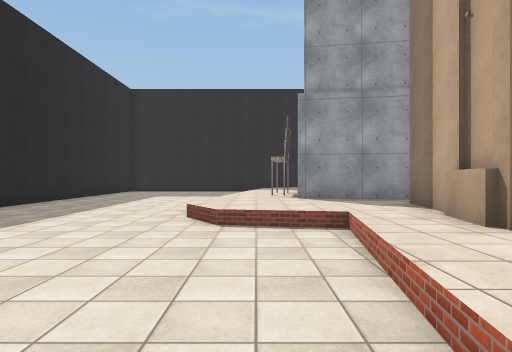
[1] (above)

19 first-person views from a walk through a Unity game level. The camera is 1.5 m above the floor, looks level and sees 75° across. The floor is counted in squares, 2 m on a side. Each view is taken from the middle of a square. On the plan, view 1 faces up. The plan holds only what a view shows up to about 11 squares ahead; the rest is blank. The place goes on beyond the plan. The player character is not drawn. Some animated figures are not drawn. Surface patterns are stand-ins for the level's own textures.

[2]
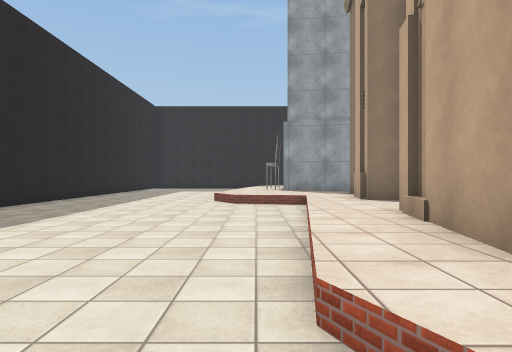

[3]
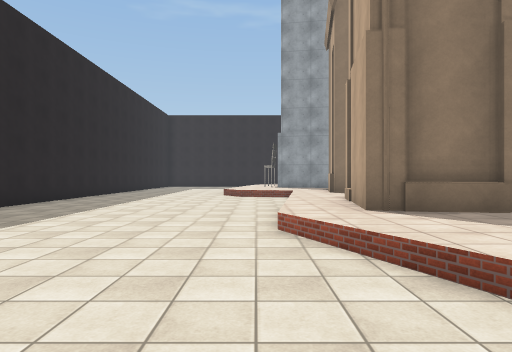

[4]
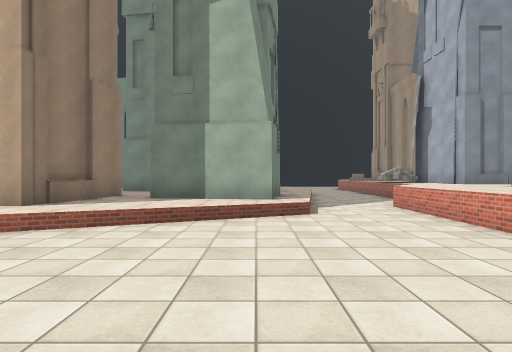

[5]
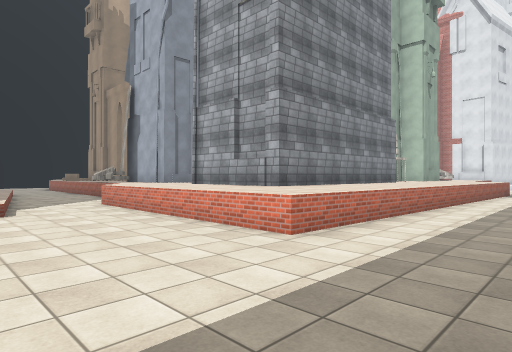

[6]
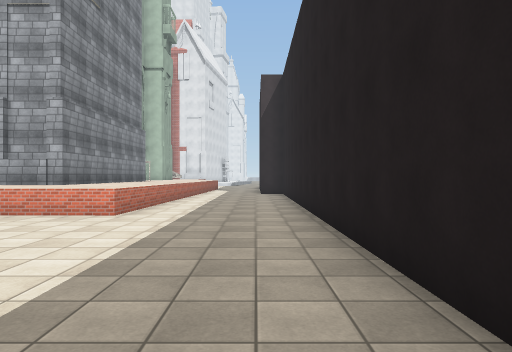

[7]
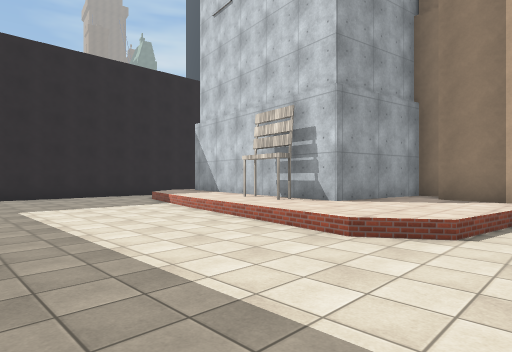

[8]
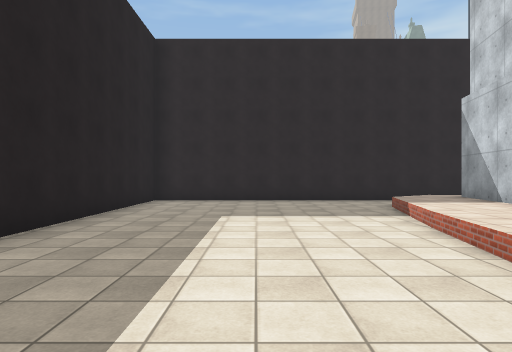

[9]
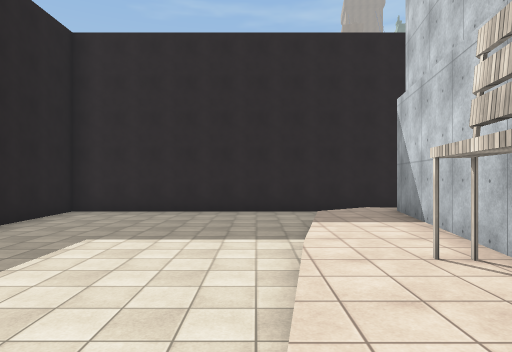

[10]
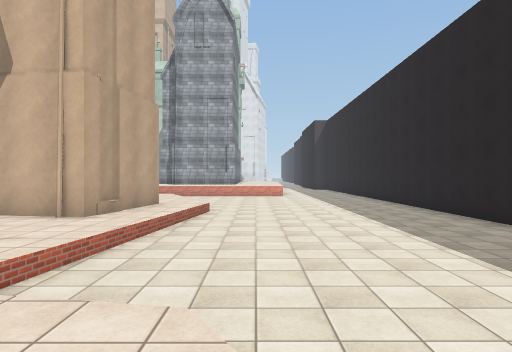

[11]
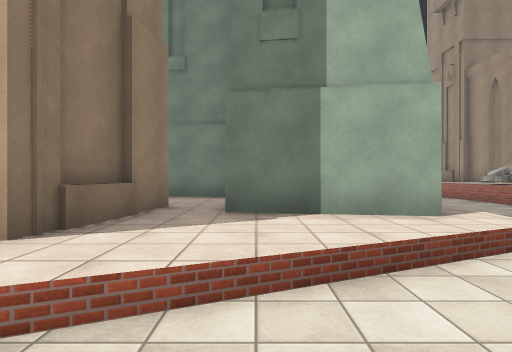

[12]
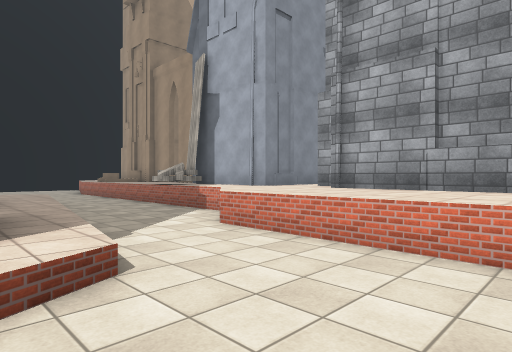

[13]
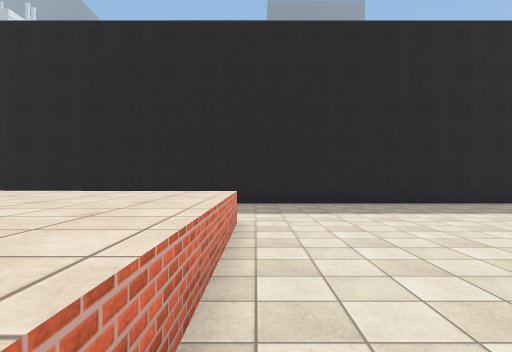

[14]
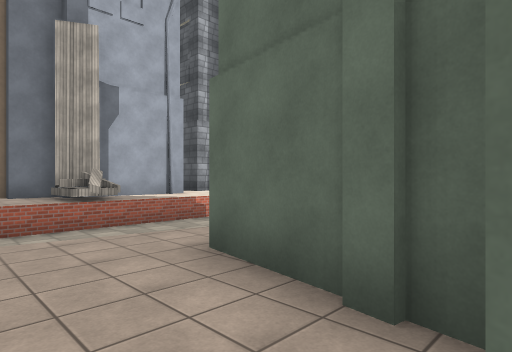

[15]
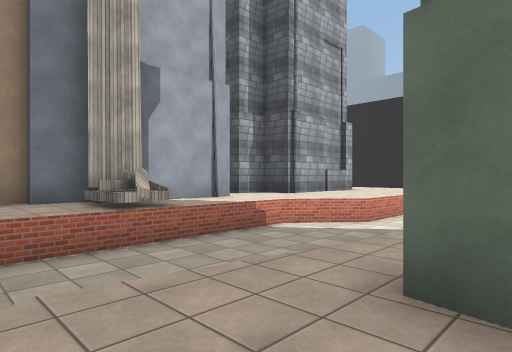

[16]
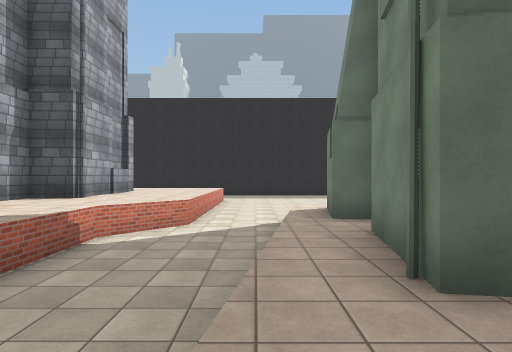

[17]
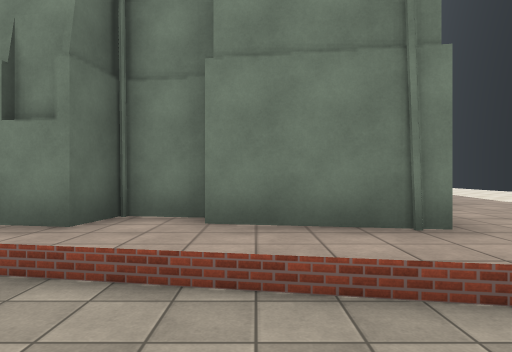

[18]
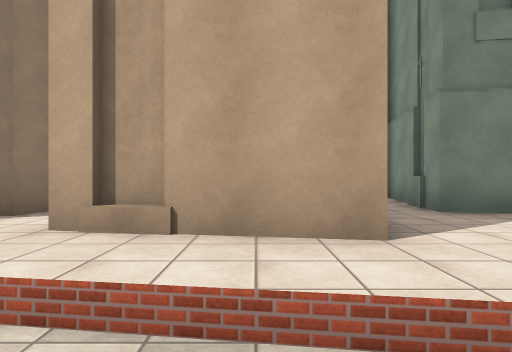

[19]
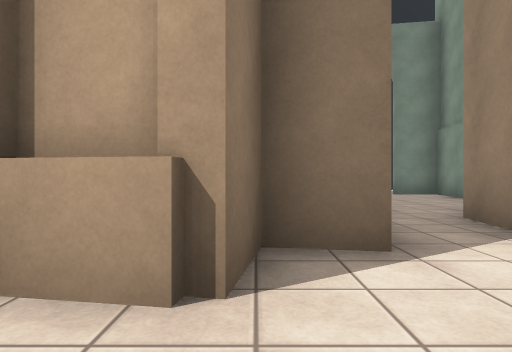

### Floor plan
Key: @ floor where view 1 was taken; # wall or solid block; . main floor; : floor 0.5 m higher than the main floor; + floor 1 m higher than the main floor; / step, stairs or slope; = window, fence, low wall or low ledge; B building; P plank.
Columns run from 6 left of view 1 to 11 right of it. Each row starts with its distance up from view 1.
 17 ##########
 16 #.......
 15 #......./
 14 #......:#
 13 #...../:#
 12 #...../:#
 11 #.....::#
 10 #.....:##
  9 #..../:#
  8 #..../:####  BB
  7 #..../::::#
  6 #..../:::##
  5 #.....//:#
  4 #....../:#
  3 #....../:##
  2 #....../::#
  1 #....../###
  0 #.....@:#
 -1 #......:#       ##
 -2 #......:#B##:# ##
 -3 #......::::::# #B:
 -4 #....../::#### ##:
 -5 #.......::#### #::
 -6 #.......//######::
 -7 #......../:::::/::
 -8 #............///:/
 -9 #.................
-10 #...=+======......
-11 #...+++++++#=+PP+
-12 #...++#########P
-13 #...++#       ###
-14 #...+ #

Positions as (right, up) in squares from view 1, and headings:
1: (0, 0), facing up
2: (0, -4), facing up
3: (0, -7), facing up
4: (-4, -6), facing right
5: (-5, -6), facing down-right
6: (-5, -3), facing down
7: (-5, 4), facing up-right
8: (-3, 6), facing up
9: (-1, 7), facing up
10: (-1, 7), facing down
11: (-1, -4), facing right
12: (0, -6), facing down-right
13: (3, -9), facing left
14: (11, -4), facing down-left
15: (11, -6), facing down-left
16: (11, -8), facing left
17: (7, -10), facing up
18: (-1, -1), facing right
19: (1, 3), facing right
